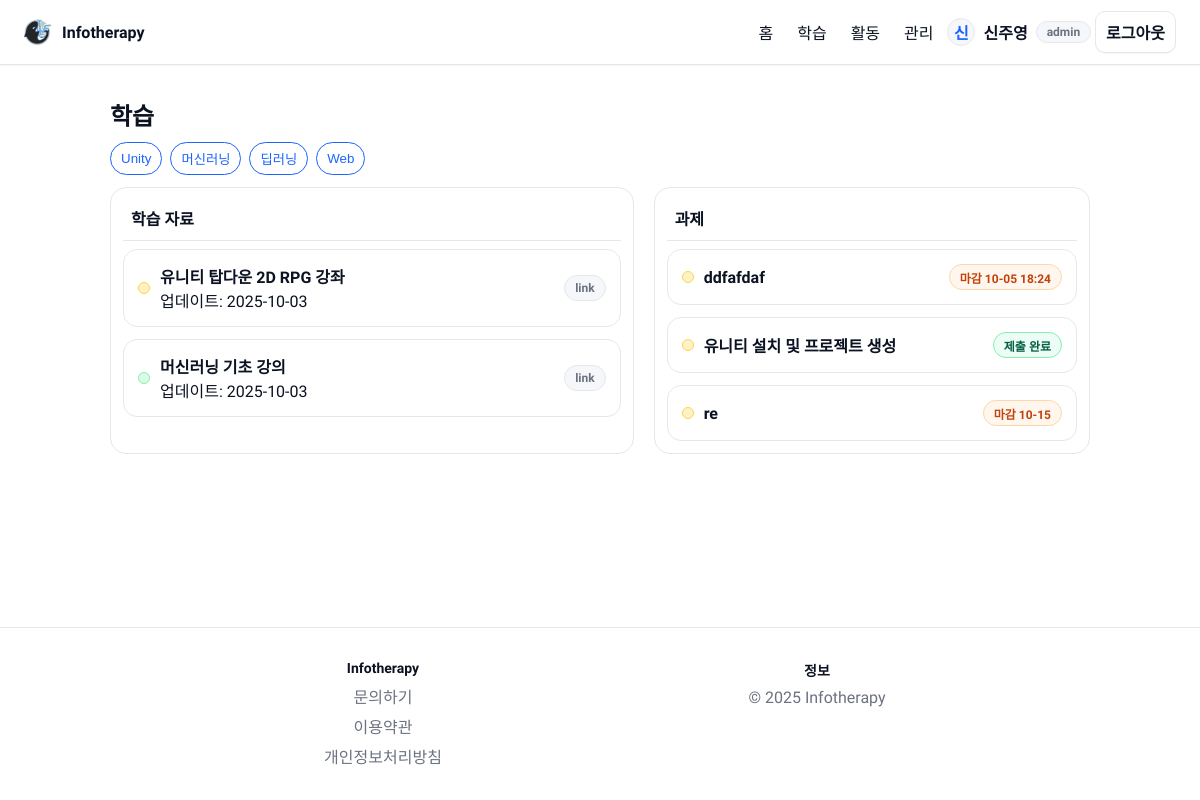
Screenshot of /learn (signed in) with the database file from the repository.
### tables this page shows
CREATE TABLE materials (
              id INTEGER PRIMARY KEY AUTOINCREMENT,
              title TEXT NOT NULL,
              type TEXT,
              category TEXT,
              date TEXT,
              content TEXT
            );

CREATE TABLE assignments (
              id INTEGER PRIMARY KEY AUTOINCREMENT,
              title TEXT NOT NULL,
              due TEXT,
              description TEXT,
              category TEXT
            );

### app.py (the view)
    @app.route("/learn")
    def learn():
        with get_db() as cx:
            materials = cx.execute("SELECT id, title, type, category, date, content FROM materials ORDER BY date DESC").fetchall()
            assignments_rows = cx.execute("SELECT id, title, due, description, category FROM assignments ORDER BY due ASC").fetchall()
        def is_overdue(due_str: str) -> bool:
            if not due_str:
                return False
            for fmt in ("%Y-%m-%d %H:%M", "%Y-%m-%d"):
                try:
                    due_dt = datetime.strptime(due_str, fmt)
                    return datetime.now() > due_dt
                except Exception:
                    continue
            return False
        assignments = []
        submission_map = {}
        if session.get("uid"):
            with get_db() as cx:
                rows = cx.execute(
                    "SELECT assignment_title, IFNULL(category,'') AS category, created_at FROM submissions WHERE user_id=?",
                    (session.get("uid"),),
                ).fetchall()
            submission_map = {f"{r['assignment_title']}|{r['category']}": r["created_at"] for r in rows}
        for a in assignments_rows:
            d = dict(a)
            d["overdue"] = is_overdue(d.get("due", ""))
            key = f"{d.get('title')}|{d.get('category') or ''}"
            d["submitted_at"] = submission_map.get(key)
            assignments.append(d)
        return render_template("learn.html", materials=materials, assignments=assignments)

### templates/learn.html (shortened to what this page needs)
{% extends 'base.html' %}
{% block content %}
  <div class="page-head">
    <div>
      <h2 style="margin:0;">학습</h2>
    </div>
  </div>
  <div class="selected-filter toggle-group" id="cat-toggle">
    <button class="chip" data-cat="unity">Unity</button>
    <button class="chip" data-cat="ml">머신러닝</button>
    <button class="chip" data-cat="dl">딥러닝</button>
    <button class="chip" data-cat="web">Web</button>
  </div>
  <div class="two-col learn-grid">
    <section class="panel">
      <div class="panel-head">
        <h3>학습 자료</h3>
      </div>
      <div class="list" id="materials">
        {% for m in materials %}
          <a class="list-item" data-category="{{ m.category }}" href="{{ url_for('material_detail', item_id=m['id'] if m['id'] is defined else loop.index) }}" style="text-decoration:none; color:inherit;">
            <div class="lead">
              <span class="dot cat-{{ m.category }}"></span>
              <div>
                <div style="font-weight:600;">{{ m.title }}</div>
                <div class="hint">업데이트: {{ m.date }}</div>
              </div>
            </div>
            <span class="badge">{{ m.type }}</span>
          </a>
        {% endfor %}
      </div>
    </section>
    <aside class="panel">
      <div class="panel-head">
        <h3>과제</h3>
      </div>
      <div class="list" id="assignments">
        {% for a in assignments %}
          {% set key = a.title ~ '|' ~ (a.category or '') %}
          <a class="list-item" data-category="{{ a.category }}" href="{{ url_for('assignment_detail', item_id=a['id'] if a['id'] is defined else loop.index) }}" style="text-decoration:none; color:inherit;">
            <div class="lead">
              <span class="dot cat-{{ a.category }}"></span>
              <div style="font-weight:600;">{{ a.title }}</div>
            </div>
            {% if a.submitted_at %}
              <span class="badge" style="border-color:#86efac; background:#ecfdf5; color:#065f46;">제출 완료</span>
            {% elif a.overdue %}
              <span class="badge" style="border-color:#fecaca; background:#fef2f2; color:#7f1d1d;">제출 마감</span>
            {% else %}
              <span class="badge due">마감 {{ a.due | short_dt }}</span>
            {% endif %}
          </a>
        {% endfor %}
      </div>
    </aside>
  </div>
{% endblock %}

### static/css/main.css (style rules this page uses)
:root { --bg: #ffffff; --text: #0b1221; --muted: #6b7280; --primary: #1b64ff; --primary-600: #1553d6; --surface: #f6f7fb; --border: #e5e7eb; }
* { box-sizing: border-box; }
html, body { height: 100%; }
body { margin: 0; font-family: "Pretendard", -apple-system, BlinkMacSystemFont, "Segoe UI", Roboto, Oxygen, Ubuntu, Cantarell, "Fira Sans", "Droid Sans", "Helvetica Neue", Arial, "Apple Color Emoji", "Segoe UI Emoji"; color: var(--text); background: var(--bg); -webkit-font-smoothing: antialiased; -moz-osx-font-smoothing: grayscale; overflow-x: hidden; }
html { scrollbar-width: none; }
body { display: flex; flex-direction: column; min-height: 100vh; }
.list { display: grid; gap: 12px; }
.list-item { display: grid; grid-template-columns: 1fr auto; align-items: center; gap: 12px; padding: 14px; border: 1px solid var(--border); border-radius: 14px; background: #fff; }
.badge { display: inline-flex; align-items: center; height: 26px; padding: 0 10px; border-radius: 999px; border: 1px solid var(--border); background: var(--surface); color: var(--muted); font-weight: 600; font-size: 12px; }
.two-col { display: grid; grid-template-columns: 1.2fr 1fr; gap: clamp(12px, 2vw, 20px); }
.learn-grid { max-width: 980px; margin: 0 auto; }
.learn-grid .list .list-item { width: 100%; max-width: none; margin: 0; }
.panel { background:#fff; border:1px solid var(--border); border-radius:16px; padding:12px; }
.panel-head { display:flex; align-items:center; justify-content:space-between; padding: 6px 8px 10px; border-bottom:1px solid var(--border); margin-bottom:8px; }
.panel-head h3 { margin:0; font-size:16px; }
.page-head { display:flex; align-items:baseline; justify-content: space-between; gap:10px; margin-bottom: 10px; max-width: 980px; margin-left: auto; margin-right: auto; }
.lead { display:flex; gap:10px; align-items:center; }
.dot { width:10px; height:10px; flex: 0 0 10px; aspect-ratio: 1 / 1; border-radius:50%; display:inline-block; border:1px solid var(--border); pointer-events: none; user-select: none; box-sizing: content-box; }
.cat-unity { background:#fef3c7; border-color:#fcd34d; }
.cat-ml { background:#dcfce7; border-color:#86efac; }
.badge.due { background:#fff7ed; border-color:#fed7aa; color:#c2410c; }
.selected-filter { display: flex; gap: 8px; flex-wrap: wrap; margin-bottom: 12px; }
#cat-toggle.selected-filter { justify-content: flex-start; max-width: 980px; margin-left: auto; margin-right: auto; }
.chip { border: 1px solid var(--border); background:#fff; border-radius: 999px; padding: 6px 10px; cursor: pointer; }
.chip.active { border-color: var(--primary); color: var(--primary); }
.toggle-group .chip { user-select:none; }

### rows the page displays
materials: title "유니티 탑다운 2D RPG 강좌", date "2025-10-03", type "link"
materials: title "머신러닝 기초 강의", date "2025-10-03", type "link"
assignments: title "ddfafdaf", due|short_dt "10-05 18:24"
assignments: category "unity" (drawn), title "유니티 설치 및 프로젝트 생성"
assignments: title "re", due|short_dt "10-15"

### other values shown
{{ (session.get('name') or 'U')[:1] }} "신"
{{ session.get('name') or '사용자' }} "신주영"
